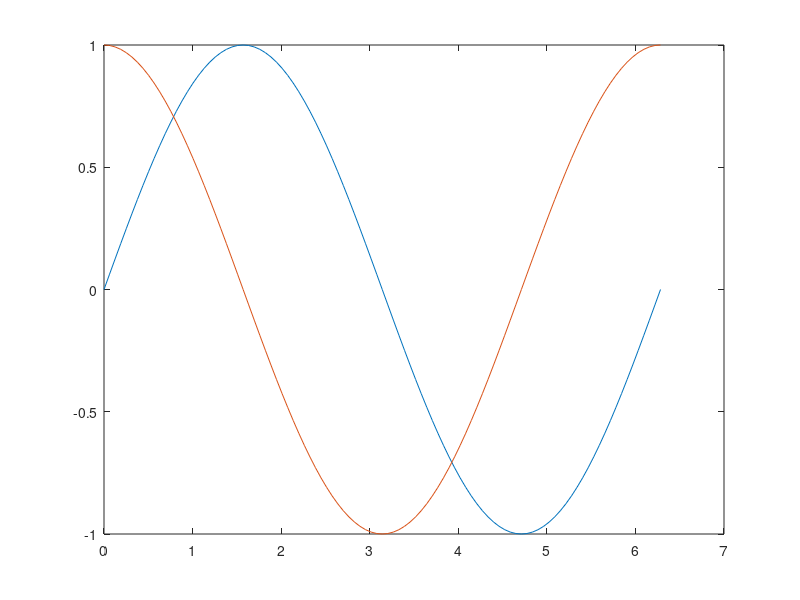

This chart was generated by the following MATLAB code:
%Q 19 :
% plot more than one curve sin(x) and cos(x) on the same plot

x = 0 : 2*pi/100 : 2*pi;
y1 = sin(x);
y2 = cos(x);
plot(x, y1, x, y2)
